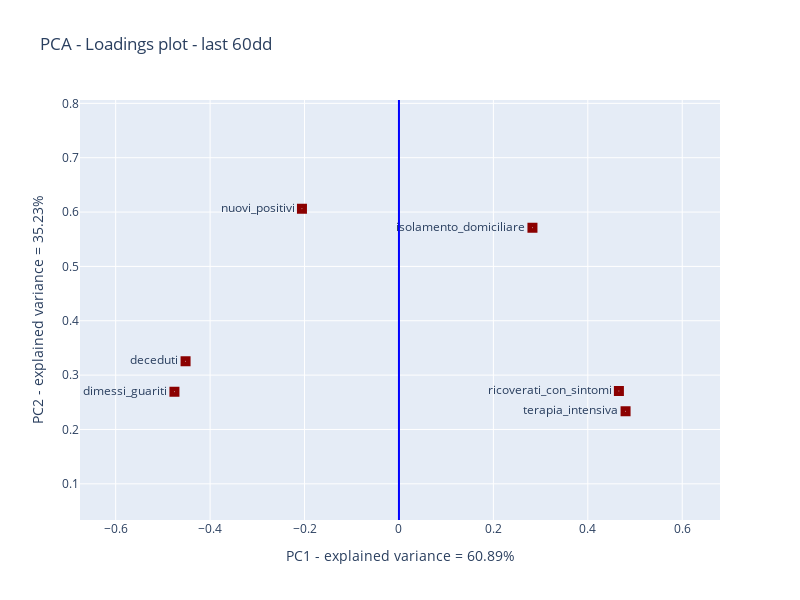

The notebook cell this image was saved under:
### Code cell
# Loadings plot
arr = np.array(dfV)
label = np.array(df.columns)
xtit = 'PC1 - explained variance = '+str(np.round(100*pca.explained_variance_ratio_[0],decimals=2))+'%'
ytit = 'PC2 - explained variance = '+str(np.round(100*pca.explained_variance_ratio_[1],decimals=2))+'%'
plot = go.Scatter(x=arr[0,:], y=arr[1,:], mode='markers+text',
                  marker=dict(symbol=[201],color='darkred', size=10), 
              text = label, textposition='middle left')
fig=go.Figure()
fig.add_trace(plot)
fig.update_layout(height=600, width=800, title='PCA - Loadings plot - last 60dd', xaxis_title=xtit,yaxis_title=ytit, 
                  xaxis_zeroline=True, yaxis_zeroline=True,
                  xaxis_zerolinecolor='blue', yaxis_zerolinecolor='blue')
fig.update_xaxes(range=[min(arr[0,:])-0.2, max(arr[0,:])+0.2])
fig.update_yaxes(range=[min(arr[1,:])-0.2, max(arr[1,:])+0.2])

### Figure 1 — Plotly figure (JSON) as saved in the notebook; plotly's stock layout.template omitted (floating-point values rounded to 4 significant figures)
{"data": [{"marker": {"color": "darkred", "size": 10, "symbol": [201]}, "mode": "markers+text", "text": ["ricoverati_con_sintomi", "terapia_intensiva", "isolamento_domiciliare", "nuovi_positivi", "dimessi_guariti", "deceduti"], "textposition": "middle left", "type": "scatter", "x": [0.4659, 0.48, 0.2827, -0.2054, -0.4756, -0.452], "y": [0.2709, 0.2335, 0.5711, 0.6062, 0.2693, 0.3255]}], "layout": {"height": 600, "title": {"text": "PCA - Loadings plot - last 60dd"}, "width": 800, "xaxis": {"range": [-0.6756, 0.68], "title": {"text": "PC1 - explained variance = 60.89%"}, "zeroline": true, "zerolinecolor": "blue"}, "yaxis": {"range": [0.03345, 0.8062], "title": {"text": "PC2 - explained variance = 35.23%"}, "zeroline": true, "zerolinecolor": "blue"}}}
